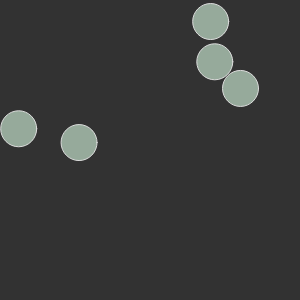
Frame 1 (no input)
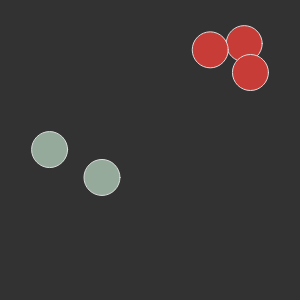
Frame 60 (no input)
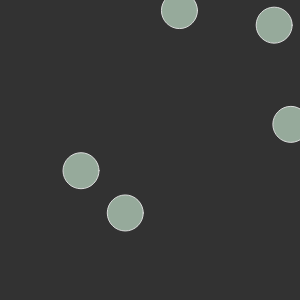
Frame 120 (the mouse pressed at the canvas centre since frame 60)

The p5.js sketch that drew these frames (run headless with seeded random() and noise() and a simulated clock; from frame 60 on, the mouse is pressed at the canvas centre):

// p5.js sketch
// ── sketch.js
var bubbles = [];

function setup() {
	createCanvas(300, 300);

	for (var i = 0; i < 5; i++){
		bubbles[i] = new Bubble(random(width),random(height));
	}
}

function draw(){
	background(50);
	for (var i = 0; i < bubbles.length; i++){
		bubbles[i].move();
		bubbles[i].display();
		bubbles[i].ballWallHit();

		for (var j = 0; j < bubbles.length; j++){
			if (i != j && bubbles[i].intersect(bubbles[j])) {
				bubbles[i].changeColor();
				bubbles[j].changeColor();
			} else {
				bubbles[i].changeColorBack();
			}
		}
	}
}

// ── bubble.js
function Bubble(xas, yas) {
	this.x = xas;
	this.y = yas;
	this.r = 18;
	this.xspeed = random(-1,1);
	this.yspeed = random(-1,1);
	this.col = color(150,170,155);
	this.changeColor = function(){
		this.col = color(200,60,55);
	}
	this.changeColorBack = function(){
		this.col = color(150,170,155);
	}
	this.intersect = function(other) {
		var d = dist(this.x, this.y, other.x, other.y);
		if (d < this.r + other.r) {
			return true;
		} else {
			return false;
		}
	}

	this.display = function() {
		stroke(220);
		fill(this.col);
		ellipse(this.x, this.y, this.r * 2, this.r * 2);
	}
	this.move = function() {
		this.x = this.x + this.xspeed;
		this.y = this.y + this.yspeed;
	}

	this.ballWallHit = function(){
		if (this.x > width || this.x < 0) {
			this.xspeed = this.xspeed * -1;
		}

		if (this.y > height || this.y < 0) {
				this.yspeed = this.yspeed * -1;
		}
	}
}
// ── sketchFive.js
var fifth = function(e){

	var bubbles = [];
	e.setup = function() {
		e.createCanvas(300, 300);
		for (var i = 0; i < 5; i++){
			bubbles[i] = new e.Bubble(e.random(e.width),e.random(e.height));
		}
	}

	e.draw = function(){
		e.background(50);
		for (var i = 0; i < bubbles.length; i++){
			bubbles[i].move();
			bubbles[i].display();
			bubbles[i].ballWallHit();

			for (var j = 0; j < bubbles.length; j++){
				if (i != j && bubbles[i].intersect(bubbles[j])) {
					bubbles[i].changeColor();
					bubbles[j].changeColor();
				} else {
					bubbles[i].changeColorBack();
				}
			}
		}
	}

	e.Bubble = function(xas, yas) {
		this.x = xas;
		this.y = yas;
		this.r = 18;
		this.xspeed = e.random(-1,1);
		this.yspeed = e.random(-1,1);
		this.col = e.color(150,170,155);
		this.changeColor = function(){
			this.col = e.color(200,60,55);
		}
		this.changeColorBack = function(){
			this.col = e.color(150,170,155);
		}
		this.intersect = function(other) {
			var d = e.dist(this.x, this.y, other.x, other.y);
			if (d < this.r + other.r) {
				return true;
			} else {
				return false;
			}
		}

		this.display = function() {
			e.stroke(220);
			e.fill(this.col);
			e.ellipse(this.x, this.y, this.r * 2, this.r * 2);
		}
		this.move = function() {
			this.x = this.x + this.xspeed;
			this.y = this.y + this.yspeed;
		}

		this.ballWallHit = function(){
			if (this.x > e.width || this.x < 0) {
				this.xspeed = this.xspeed * -1;
			}

			if (this.y > e.height || this.y < 0) {
					this.yspeed = this.yspeed * -1;
			}
		}
	}
};
var myp5 = new p5(fifth, 'ForInsideFor');
